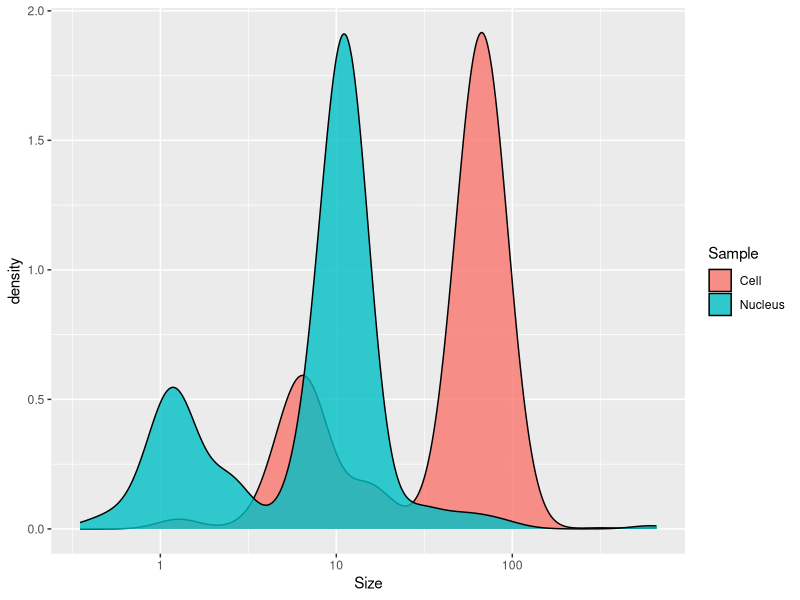
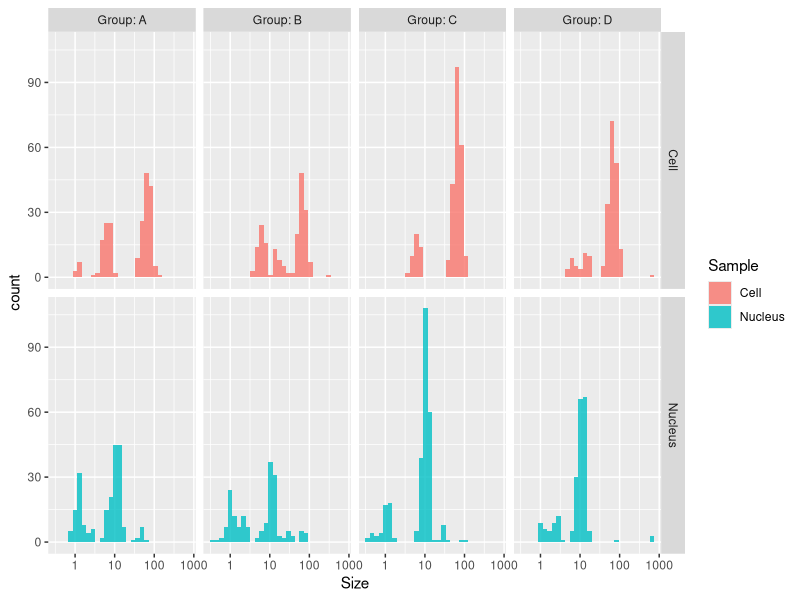
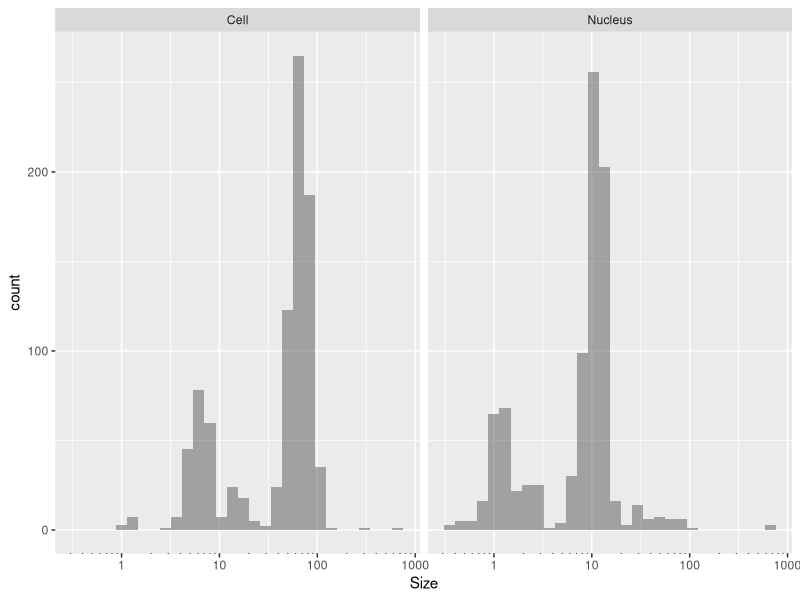
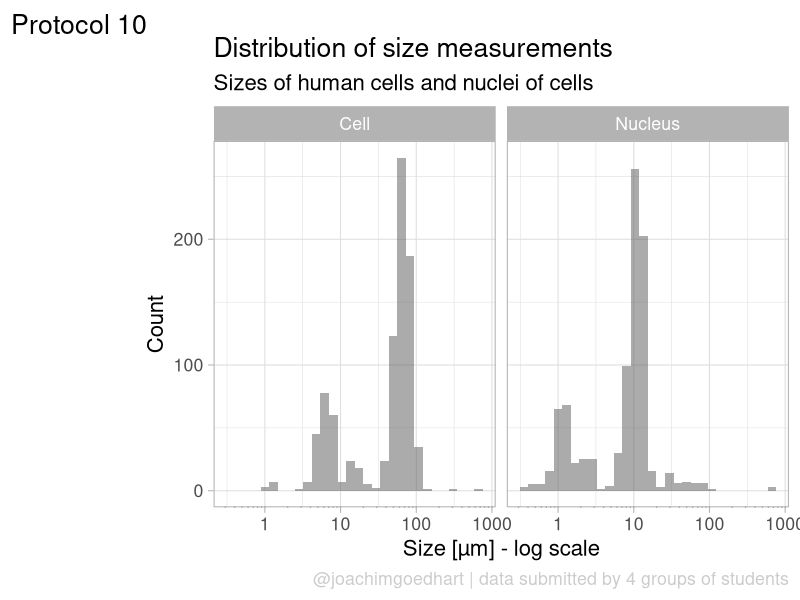
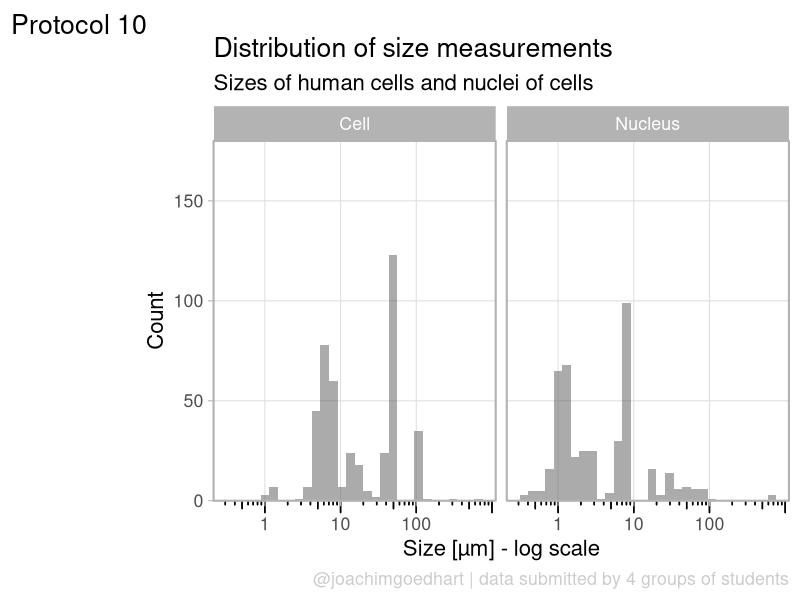
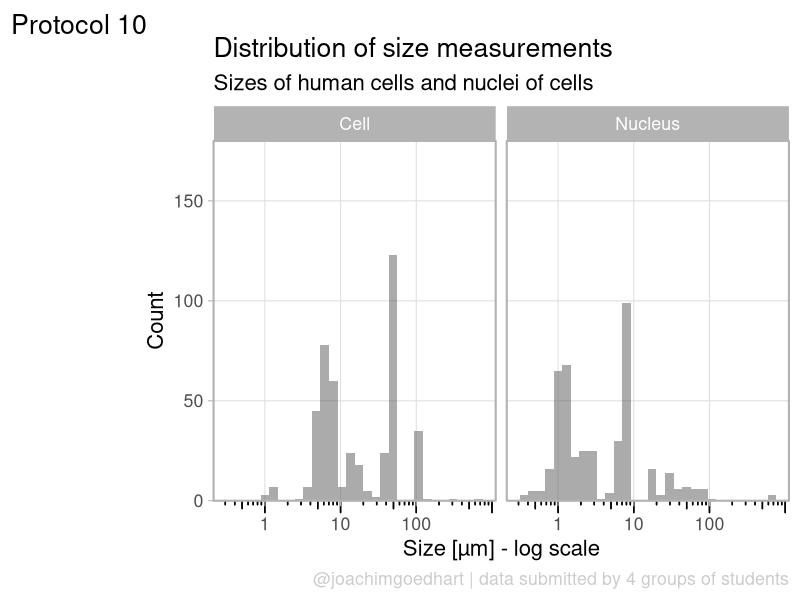

Write the R code that produced these figures, in order.
## ---- chunk 1
library(tidyverse)
## ---- chunk 2
# df_sheet <- read.csv("https://docs.google.com/spreadsheets/d/e/2PACX-1vSc-nI1-s_u-XkNXEn_u2l6wkBafxJMHQ_Cd3kStrnToh7kawqjQU3y2l_1riLigKRkIqlNOqPrgkdW/pub?output=csv", na.strings = "")

df_sheet <-  read.csv("20220421_Resultaat-metingen.csv", na.strings = "")

head(df_sheet)
## ---- chunk 3
df_sheet <- df_sheet %>% na.omit()
## ---- chunk 4
colnames(df_sheet) <- c("Timestamp", "Group", "Cell", "Nucleus")
## ---- chunk 5
df_tidy <-
  pivot_longer(
    df_sheet,
    cols = -c("Timestamp", "Group"),
    names_to = "Sample",
    values_to = "Size"
  )
head(df_tidy)
## ---- chunk 6
df_tidy <- df_tidy %>% mutate(Size = gsub(" ", "", Size)) %>% separate_rows(Size, sep=",") 
## ---- chunk 7
df_tidy <- df_tidy %>% mutate(Size = as.numeric(Size))
## ---- chunk 8
df_size <- df_tidy %>% filter(Size>0 & Size<1000)
head(df_size)
## ---- chunk 9
ggplot(df_size, aes(x=Size, fill=Sample))+geom_density(alpha=.8) +
  scale_x_log10()
## ---- chunk 10
ggplot(df_size, aes(x=Size, fill=Sample))+geom_histogram(alpha=.8) +
  facet_grid(Sample~Group, labeller = labeller(Group=label_both)) +
  scale_x_log10()
## ---- chunk 11
p <- ggplot(df_size, aes(x=Size)) +
  geom_histogram(alpha=.5) +
  facet_grid(~Sample) +
  annotation_logticks(sides="b", outside = TRUE) +
  scale_x_log10()
p
## ---- chunk 12
p <-
  p + labs(
    title = "Distribution of size measurements",
    subtitle = "Sizes of human cells and nuclei of cells",
    x = "Size [µm] - log scale",
    y = "Count",
    caption = "@joachimgoedhart | data submitted by 4 groups of students",
    tag = "Protocol 10"
  )
## ---- chunk 13
p <-
  #Set text size
  p + theme_light(base_size = 16) +
  # Change the color and position of the caption
  theme(
    plot.caption = element_text(
      color = "grey80",
      hjust = 1
    )
  )
p
## ---- chunk 14
p <- p +
  #Force the y-axis to start at zero
  scale_y_continuous(expand = c(0, NA), limits = c(0,180)) +
  #Apply a logarithmic scale to the x-axis and set the numbers for the scale
  scale_x_log10(breaks = c(1,10,100)) +
  #Remove minor gridlines
  theme(panel.grid.minor = element_blank()) +
  #Add ticks to the bottom, outside
  annotation_logticks(sides="b", outside = TRUE) +
  #Give a little more space to the log-ticks by adding margin to the top of the x-axis text
  theme(axis.text.x = element_text(margin = margin(t=8))) +
  #Needed to see the tcks outside the plot panel
  coord_cartesian(clip = "off")
p
## ---- chunk 15
png(file=paste0("Protocol_10.png"), width = 3000, height = 2000, units = "px", res = 400)
  p
dev.off()
